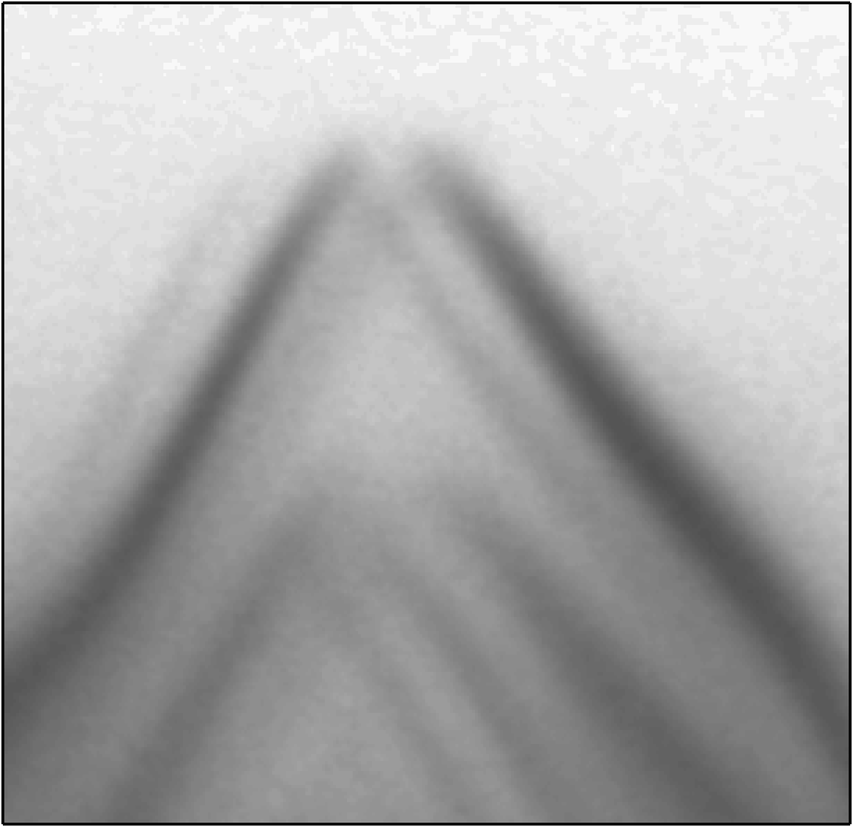
#> input picture simple_model/figs_png/KK_LH_WSe2onWS2_forDario.png, 853 x 827 px, shrunk from 2392 x 2320 before the run, found by its file name
$ python K_fit_dispersion.py
#> lines starting #> are read from the running program, lines starting #| are printed output that depends on the picture
import numpy as np
from PIL import Image
import matplotlib.pyplot as plt
from scipy.optimize import curve_fit
import os

#Open image and take pixels
filename = "KK_LH_WSe2onWS2_forDario.png"
im  = Image.open(filename)
#> im is the input picture: PIL image 853x827 RGBA; mean R, G, B, A 168.5, 168.5, 168.5, 253.2

#to array
b_up = 12           ###Correct?
pic = np.asarray(im)[b_up:-b_up,b_up:-b_up]
pic = np.array(pic)
len_E,len_K,z = pic.shape
#> len_E = 803; len_K = 829; z = 4
print(len_E,len_K)
#| 803 829

new_image = Image.fromarray(np.uint8(pic))
new_imagename = "temp_1.png"
new_image.save(new_imagename)
#os.system("xdg-open "+new_imagename)

q = 200
m = 1.7
data = np.zeros((2,len_K-q),dtype=int)
#0.5 and 1.7 are different now..
xline = np.linspace(-1.1,-0.1,len_K)
#> xline = 829 values from -1.1 to -0.1
yline = np.linspace(-1.4,-0.2,len_E)
#> yline = 803 values from -1.4 to -0.2


#Take for each column the darkest point, above and below a separatrix line b/w the two bands,
#and fit the points around it with a gaussian --> take max as darkest point
green = np.array([0,255,0,255])
red = np.array([255,0,0,255])
blue = np.array([0,0,255,255])
def inv_gauss(x,a,b,x0,s):
    return -(a*np.exp(-((x-x0)/s)**2)+b)
def find_max(col):
    #finds maximum of given column f pixels by fitting a gaussian
    med = np.argmin(col)
    domain = 50
    in_ = med-domain if med-domain > 0 else 0
    fin_ = med+domain if med+domain < len(col) else -1
    new_arr = col[in_:fin_]
    P0 = [np.max(new_arr)-np.min(new_arr),-np.max(new_arr),np.argmin(new_arr),50]
    try:
        popt,pcov = curve_fit(
            inv_gauss,
            np.arange(len(new_arr)), new_arr,
            p0 = P0,
#            bounds= ,
            )
        return in_+int(popt[2]) if abs(in_+int(popt[2]))<len(col) else med
    except:
        return med
if 0:
    for i in range(q,len_K//2-q):
        e = int(len_E-i*m+q-1)
        pic[e,i] = blue
    new_image = Image.fromarray(np.uint8(pic))
    new_imagename = "temp_2.png"
    new_image.save(new_imagename)
    os.system("xdg-open "+new_imagename)
if 1:
    #new array
    for i in range(len_K//2-q):
        border = int(len_E-i*m+q) if i > q else len_E
        col = pic[:border,i,0]
        d = find_max(col)
        pic[d,i,:] = red
        data[0,i] = int(len_E-d)
#> this loop made 214 passes
#> (med in find_max, in_ in find_max, fin_ in find_max, P0 in find_max, popt in find_max, d) on passes 1 to 3: (671, 621, 721, [31, 138, 50, 50], [89.82, -176.9, 64.75, 95.83], 685), (671, 621, 721, [31, 138, 50, 50], [105, -192.9, 63.7, 109.5], 684), (671, 621, 721, [31, 138, 50, 50], [153.5, -241.8, 63.63, 137.4], 684)
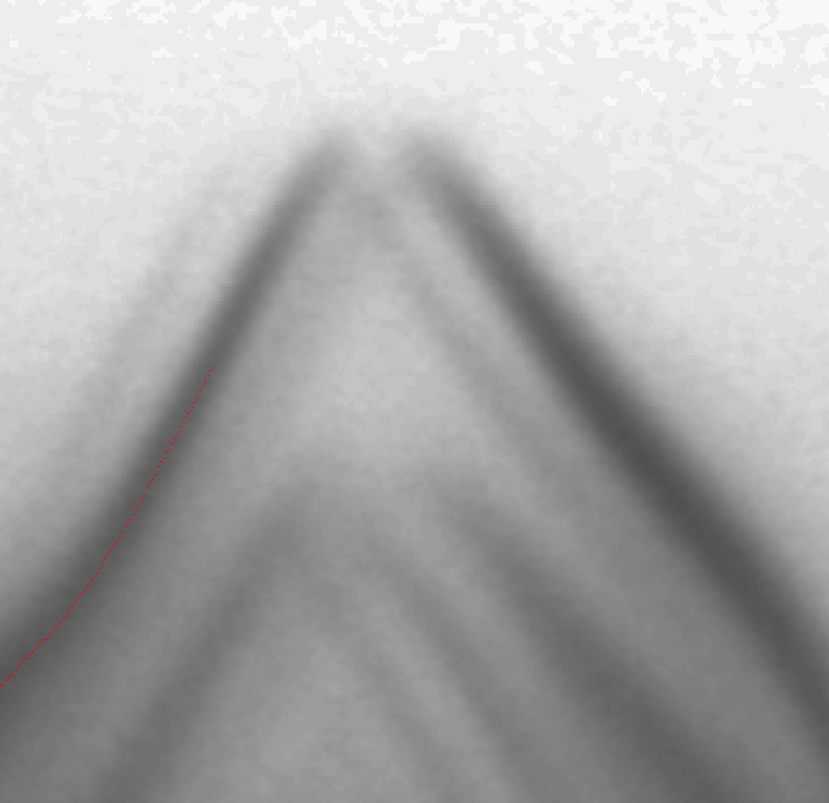
#> pic: shape (803, 829, 4); mean R, G, B, A 171.5, 171.4, 171.4, 255
#save new image
new_im = Image.fromarray(np.uint8(pic))
new_imagename = "extracted_pts.png"
new_im.save(new_imagename)
#os.system("xdg-open "+new_imagename)

#fitting of bands with simple model
#> (the run stopped early here; a loop or call above may not have finished)

$ run again, with simple_model/figs_png/G_best_0.0311_2.9749_0.0400_0.0125.png copied over simple_model/figs_png/KK_LH_WSe2onWS2_forDario.png
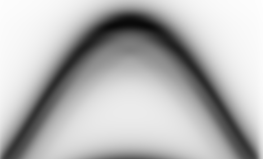
#> input picture simple_model/figs_png/G_best_0.0311_2.9749_0.0400_0.0125.png, 263 x 159 px, shrunk from 729 x 440 before the run, found by its file name
#> im is the input picture: PIL image 263x159 L; min 10, max 254, mean 181.3
#> `pic = np.asarray(im)[b_up:-b_up,b_up:-b_up]`:
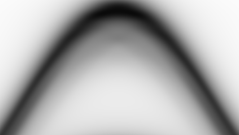
#> pic: shape (135, 239); min 10, max 251, mean 173.4

$ run again, with simple_model/figs_png/G_cut_data_Moire.png copied over simple_model/figs_png/KK_LH_WSe2onWS2_forDario.png
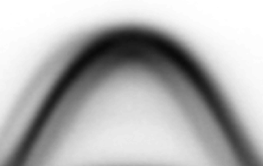
#> input picture simple_model/figs_png/G_cut_data_Moire.png, 263 x 166 px, shrunk from 729 x 462 before the run, found by its file name
#> im is the input picture: PIL image 263x166 RGBA; mean R, G, B, A 178.8, 178.8, 178.8, 255
#> `pic = np.asarray(im)[b_up:-b_up,b_up:-b_up]`:
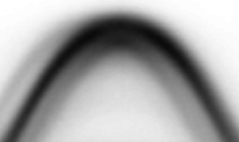
#> pic: shape (142, 239, 4); mean R, G, B, A 166.8, 166.8, 166.8, 255
#| 142 239

$ run again, with simple_model/figs_png/G_extracted_points.png copied over simple_model/figs_png/KK_LH_WSe2onWS2_forDario.png
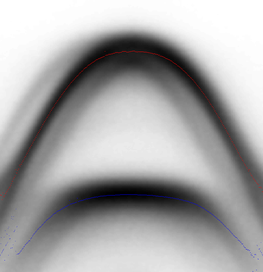
#> input picture simple_model/figs_png/G_extracted_points.png, 263 x 272 px, shrunk from 729 x 754 before the run, found by its file name
#> im is the input picture: PIL image 263x272 RGBA; mean R, G, B, A 167.7, 167.3, 167.7, 255
#> `pic = np.asarray(im)[b_up:-b_up,b_up:-b_up]`:
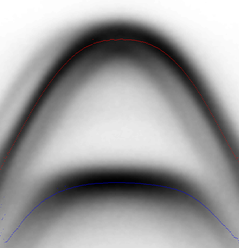
#> pic: shape (248, 239, 4); mean R, G, B, A 158.9, 158.5, 158.9, 255
#| 248 239
